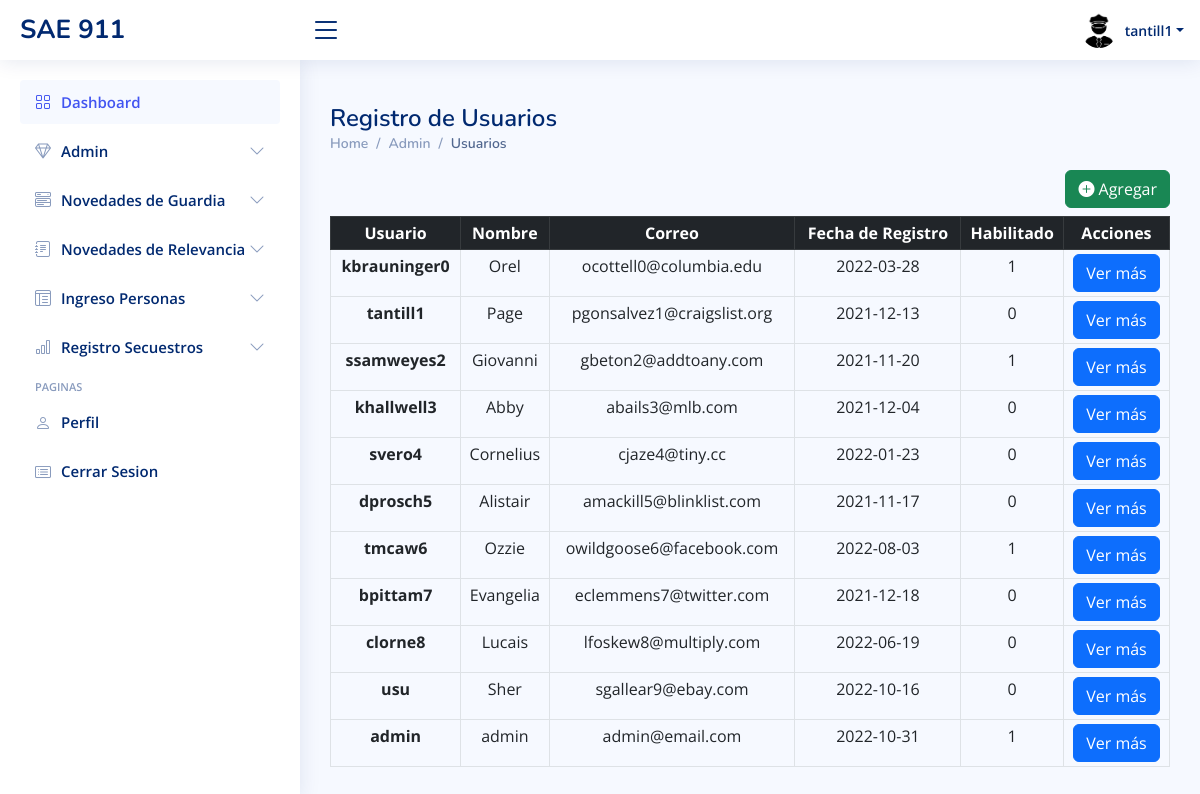
Screenshot of /usuarios-tabla.php (signed in) with the database file from the repository.
### tables this page shows
CREATE TABLE `usuarios` (
  `idUsuario` int NOT NULL,
  `usuario` varchar(50) NOT NULL,
  `contraseña` varchar(50) NOT NULL,
  `rol` int NOT NULL,
  `habilitado` int NOT NULL DEFAULT '1',
  `eliminado` tinyint NOT NULL DEFAULT '0',
  `idPersona` int NOT NULL
);

CREATE TABLE `personas` (
  `idPersona` int NOT NULL,
  `nombre` varchar(50) DEFAULT NULL,
  `apellido` varchar(50) DEFAULT NULL,
  `correo` varchar(50) DEFAULT NULL,
  `telefono` varchar(50) DEFAULT NULL,
  `sexo` varchar(50) DEFAULT NULL,
  `dni` varchar(20) DEFAULT NULL,
  `fechaRegistro` date DEFAULT NULL,
  `habilitado` int DEFAULT NULL,
  `borrado` int DEFAULT NULL
);

### usuarios-tabla.php (the view, shortened to what this page needs)
<?php
    include 'conexion.php';
$consultaDatosTabla = "SELECT * FROM usuarios u INNER JOIN personas p WHERE u.idPersona=p.idPersona";
$resultado4 = mysqli_query($conexion, $consultaDatosTabla);
?>
<!DOCTYPE html>
<html lang="en">
<head>
    <link href="assets/vendor/bootstrap/css/bootstrap.min.css" rel="stylesheet">
    <link href="assets/vendor/bootstrap-icons/bootstrap-icons.css" rel="stylesheet">
    <link href="assets/vendor/boxicons/css/boxicons.min.css" rel="stylesheet">
    <link href="assets/vendor/quill/quill.snow.css" rel="stylesheet">
    <link href="assets/vendor/quill/quill.bubble.css" rel="stylesheet">
    <link href="assets/vendor/remixicon/remixicon.css" rel="stylesheet">
    <link href="assets/vendor/simple-datatables/style.css" rel="stylesheet">
    <link href="assets/css/style.css" rel="stylesheet">
</head>
<body>
    <?php include("./template/dashboard.php")?>
    <?php  if($_SESSION['rol'] == 1){
        include ("./template/admin.php");
        }else{
        include ("./template/usuario.php");
        }
    ?>
    <main id="main" class="main">
        <div class="pagetitle">
            <h1>Registro de Usuarios</h1>
            <nav>
                <ol class="breadcrumb">
                    <li class="breadcrumb-item"><a href="inicio-dashboard.php">Home</a></li>
                    <li class="breadcrumb-item"><a href="#">Admin</a></li>
                    <li class="breadcrumb-item active">Usuarios</li>
                </ol>
            </nav>
        </div>
        <button type="button" class="btn btn-success float-end mb-2" data-bs-toggle="modal" data-bs-target="#staticBackdrop">
            <i class="bi bi-plus-circle-fill"></i>
            Agregar
        </button>
        <section class="section">
            <table class="table table-sm table-hover table-bordered text-center">
                <thead class="table-dark">
                    <tr>
                        <th scope="col">Usuario</th>
                        <th scope="col">Nombre</th>
                        <th scope="col">Correo</th>
                        <th scope="col">Fecha de Registro</th>
                        <th scope="col">Habilitado</th>
                        <th scope="col">Acciones</th>
                    </tr>
                </thead>
                <tbody>
                    <?php
                    while ($row = $resultado4->fetch_assoc()) {
                    ?>
                        <tr>
                            <th scope="row"><?php echo $row['usuario'] ?></th>
                            <td scope="row"><?php echo $row['nombre'] ?></td>
                            <td scope="row"><?php echo $row['correo'] ?></td>
                            <td scope="row"><?php echo $row['fechaRegistro'] ?></td>
                            <td scope="row"><?php echo $row['habilitado'] ?></td>
                            <?php $idUsuario = $row['idUsuario'] ?>
                            <td scope="row">
                                <a class="btn btn-primary" href="usuarios-ver-mas.php?id=<?php echo $idUsuario?>">Ver más</a>
                            </td>
                        </tr>
                    <?php
                    }
                    ?>
                </tbody>
            </table>
        </section>
    </main>
</body>
</html>

### assets/css/style.css (style rules this page uses)
:root { scroll-behavior: smooth; }
body { font-family: "Open Sans", sans-serif; background: #f6f9ff; color: #444444; }
a { color: #4154f1; text-decoration: none; }
h1, h2, h3, h4, h5, h6 { font-family: "Nunito", sans-serif; }
#main { margin-top: 60px; padding: 20px 30px; transition: all 0.3s; }
.pagetitle { margin-bottom: 10px; }
.pagetitle h1 { font-size: 24px; margin-bottom: 0; font-weight: 600; color: #012970; }
.breadcrumb { font-size: 14px; font-family: "Nunito", sans-serif; color: #899bbd; font-weight: 600; }
.breadcrumb a { color: #899bbd; transition: 0.3s; }
.breadcrumb .breadcrumb-item::before { color: #899bbd; }
.breadcrumb .active { color: #51678f; font-weight: 600; }
@media (min-width: 1200px) { #main, #footer { margin-left: 300px; } }

### rows the page displays
usuarios: usuario "kbrauninger0", idPersona.nombre "Orel", idPersona.correo "ocottell0@columbia.edu", idPersona.fechaRegistro "2022-03-28", idPersona.habilitado "1"
usuarios: usuario "tantill1", idPersona.nombre "Page", idPersona.correo "pgonsalvez1@craigslist.org", idPersona.fechaRegistro "2021-12-13", idPersona.habilitado "0"
usuarios: usuario "ssamweyes2", idPersona.nombre "Giovanni", idPersona.correo "gbeton2@addtoany.com", idPersona.fechaRegistro "2021-11-20", idPersona.habilitado "1"
usuarios: usuario "khallwell3", idPersona.nombre "Abby", idPersona.correo "abails3@mlb.com", idPersona.fechaRegistro "2021-12-04", idPersona.habilitado "0"
usuarios: usuario "svero4", idPersona.nombre "Cornelius", idPersona.correo "cjaze4@tiny.cc", idPersona.fechaRegistro "2022-01-23", idPersona.habilitado "0"
usuarios: usuario "dprosch5", idPersona.nombre "Alistair", idPersona.correo "amackill5@blinklist.com", idPersona.fechaRegistro "2021-11-17", idPersona.habilitado "0"
usuarios: usuario "tmcaw6", idPersona.nombre "Ozzie", idPersona.correo "owildgoose6@facebook.com", idPersona.fechaRegistro "2022-08-03", idPersona.habilitado "1"
usuarios: usuario "bpittam7", idPersona.nombre "Evangelia", idPersona.correo "eclemmens7@twitter.com", idPersona.fechaRegistro "2021-12-18", idPersona.habilitado "0"
usuarios: usuario "clorne8", idPersona.nombre "Lucais", idPersona.correo "lfoskew8@multiply.com", idPersona.fechaRegistro "2022-06-19", idPersona.habilitado "0"
usuarios: usuario "usu", idPersona.nombre "Sher", idPersona.correo "sgallear9@ebay.com", idPersona.fechaRegistro "2022-10-16", idPersona.habilitado "0"
usuarios: usuario "admin", idPersona.nombre "admin", idPersona.correo "admin@email.com", idPersona.fechaRegistro "2022-10-31", idPersona.habilitado "1"

### other values shown
$_SESSION['usuario'] "tantill1"
